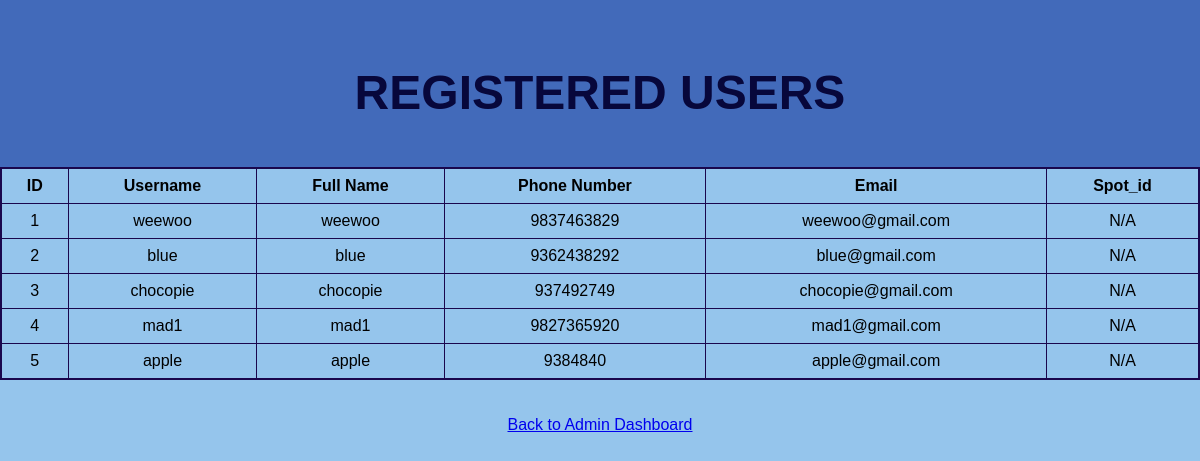
The app's page /registered_users with its own data.
### models.py (models this page shows)
class User(db.Model):
    __tablename__ = 'users'
    user_id = db.Column(db.Integer, primary_key=True)
    username = db.Column(db.String(80), unique=True, nullable=False)
    full_name = db.Column(db.String(80), nullable=False)
    phone_number = db.Column(db.String(15), nullable=False)
    email = db.Column(db.String(120), unique=True, nullable=False)
    password = db.Column(db.String(80), nullable=False)
    role = db.Column(db.String(35), nullable=False, default='user')
    reserve = db.relationship('Reserve_Parking_Spot', backref='user')

### app.py (the view)
@app.route("/registered_users")
def registered_users():
    users = User.query.all()
    return render_template("registered_users.html", users=users)

### templates/registered_users.html (shortened to what this page needs)
<!DOCTYPE html>
<html>
<head>
    <link rel="stylesheet" href="{{ url_for('static', filename='style.css') }}">
</head>
<body>
    <div class="header">
        <h1><b>REGISTERED USERS</b></h1>
    </div>
    <table class="style_table">
        <tr>
            <th>ID</th><th>Username</th><th>Full Name</th><th>Phone Number</th><th>Email</th><th>Spot_id</th>
        </tr>
        {% for user in users %}
            {% if user.username!="admin" %}
                <tr>
                    <td>{{user.user_id-1}}</td>
                    <td>{{user.username}}</td>
                    <td>{{user.full_name}}</td>
                    <td>{{user.phone_number}}</td>
                    <td>{{user.email}}</td>
                    {% set active_spot=None %}
                    {% for r in user.reserve %}
                        {% if r.is_active==True %}
                            {% set active_spot = r %}
                        {% endif %}
                    {% endfor %}
                    <td>{{ active.spot.spot_id if active_spot else 'N/A' }}</td>
                </tr>
            {% endif %}
        {% endfor %}
    </table>
    <br><br>
    <center><a href="{{ url_for('admin_dashboard') }}">Back to Admin Dashboard</a></center>
</body>
</html>

### static/style.css (style rules this page uses)
body { font-family: Arial, Helvetica, sans-serif; background:rgb(149, 197, 236); margin: 0; padding: 0; }
h1 { text-align:center; color:rgb(7, 7, 59); margin-top: 50px; }
.header { background-color:#426aba; color:rgb(2, 1, 1); padding: 15px; text-align: center; font-size: 24px; }
.style_table { border: 2px solid rgb(26, 7, 77); border-collapse: collapse; width: 100%; }
.style_table th, .style_table td { padding: 8px; text-align: center; border: 1px solid rgb(26, 7, 77); }

### records on screen
User: user_id "1", username "weewoo", full_name "weewoo", phone_number "9837463829", email "weewoo@gmail.com", spot "N/A"
User: user_id "2", username "blue", full_name "blue", phone_number "9362438292", email "blue@gmail.com", spot "N/A"
User: user_id "3", username "chocopie", full_name "chocopie", phone_number "937492749", email "chocopie@gmail.com", spot "N/A"
User: user_id "4", username "mad1", full_name "mad1", phone_number "9827365920", email "mad1@gmail.com", spot "N/A"
User: user_id "5", username "apple", full_name "apple", phone_number "9384840", email "apple@gmail.com", spot "N/A"
